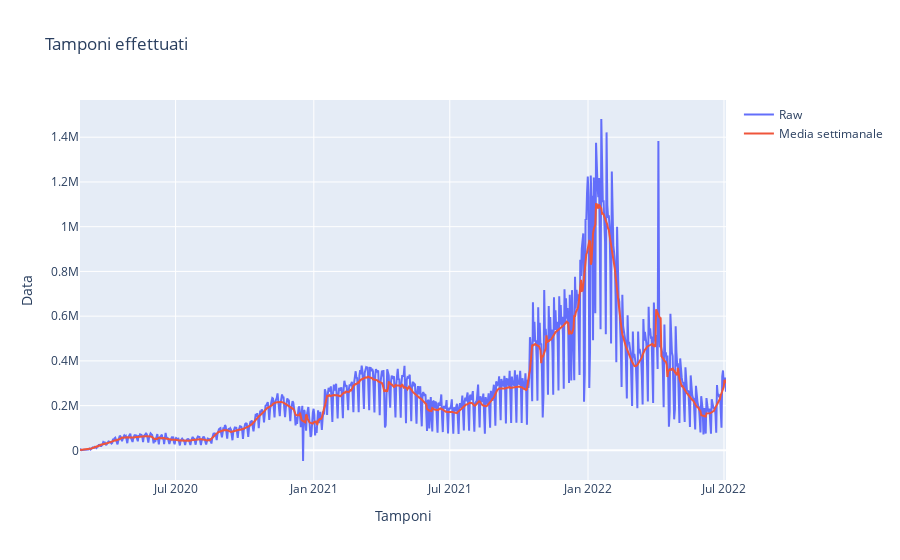

Notebook code cell kept with this figure:
### Markdown cell above
## Tamponi effettuati

### Nazionale

### Code cell
'''
fig=px.scatter(x=giorni,
            y=[trend['tamponi_giornalieri']['Italia'],
               moving_function_rev1(trend['tamponi_giornalieri']['Italia'],np.nanmean,3,3)])
'''

import plotly.graph_objects as go

fig = go.Figure()
fig.add_trace(go.Scatter(x=giorni, y=trend['tamponi_giornalieri']['Italia'],
                    mode='lines',
                    name='Raw'))
fig.add_trace(go.Scatter(x=giorni, y=moving_function_rev1(trend['tamponi_giornalieri']['Italia'],np.nanmean,3,3),
                    mode='lines', name='Media settimanale'))


fig.update_layout(
    title="Tamponi effettuati",
    xaxis_title="Tamponi",
    yaxis_title="Data",
    legend_title="")

fig.data[0].name='Raw'
fig.data[1].name='Media settimanale'

fig.show()

### Figure 1 — Plotly figure (JSON) as saved in the notebook; plotly's stock layout.template omitted (floating-point values rounded to 4 significant figures; data arrays with more than 128 entries replaced by an {"elided": "..."} marker saying what was removed)
{"data": [{"mode": "lines", "name": "Raw", "type": "scatter", "x": {"elided": "861 str values"}, "y": {"elided": "861 int values"}}, {"mode": "lines", "name": "Media settimanale", "type": "scatter", "x": {"elided": "861 str values"}, "y": {"elided": "861 float values"}}], "layout": {"legend": {"title": {"text": ""}}, "title": {"text": "Tamponi effettuati"}, "xaxis": {"title": {"text": "Tamponi"}}, "yaxis": {"title": {"text": "Data"}}}}
